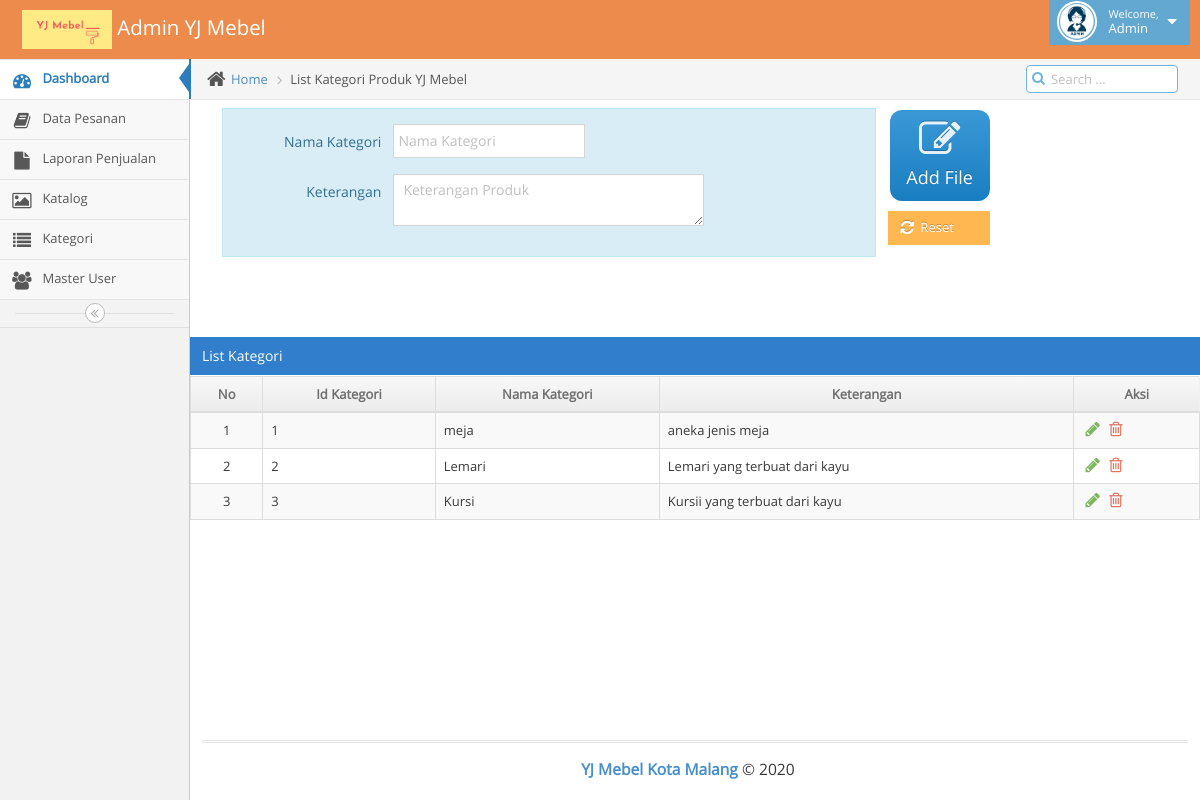
Page /h_admin/index.php?kategori on the committed database.
### tables this page shows
CREATE TABLE `kategori_produk` (
  `id_kategori` int(11) NOT NULL,
  `nama_kategori` varchar(50) NOT NULL,
  `keterangan` varchar(50) NOT NULL
);

### h_admin/kategori.php (the view, shortened to what this page needs)
<?php
include "../k.php";
		?>
			<div class="main-content">
				<div class="main-content-inner">
					<div class="breadcrumbs ace-save-state" id="breadcrumbs">
						<ul class="breadcrumb">
							<li>
								<i class="ace-icon fa fa-home home-icon"></i>
								<a href="index.php?dashboard">Home</a>
							</li>
							<li class="active">List Kategori Produk YJ Mebel</li>
						</ul>
						<div class="nav-search" id="nav-search">
							<form class="form-search">
								<span class="input-icon">
									<input type="text" placeholder="Search ..." class="nav-search-input" id="nav-search-input" autocomplete="off" />
									<i class="ace-icon fa fa-search nav-search-icon"></i>
								</span>
							</form>
						</div>
					</div>
					<div class="page-content">
							<div class="col-xs-12 col-md-10 col-sm-10">
								<div class="col-sm-10 alert alert-info" style="padding-bottom:0px;">
										<form name="form1" class="form-horizontal" role="form" action="" method="post" enctype="multipart/form-data">
											<div class="form-group">
											<div class="form-group">
												<label class="col-sm-3 control-label no-padding-right" for="form-field-1-1"> Nama Kategori </label>
												<div class="col-sm-6">
													<input type="text" name="nama_kategori" id="form-field-1-1" placeholder="Nama Kategori"  />
												</div>
												<div class="col-sm-4">
												</div>
											</div>
														<div class="form-group">
															<label class="col-sm-3 control-label no-padding-right" for="form-field-1-1"> Keterangan </label>
															<div class="col-sm-6">
															<textarea class="form-control" id="form-field-8" name="keterangan" placeholder="Keterangan Produk"></textarea>
														</div>
														</div>
														</div>
														</div>
							<div class="col-xs-4 col-md-2 col-sm-2">
								<button type="submit" name="kirim" style="margin-bottom:10px;" class="btn btn-app btn-primary">
									<i class="ace-icon fa fa-pencil-square-o bigger-230"></i>Add File
								</button><br>
								<button  type="reset" style="margin-bottom:10px;" href="index.php?berita_detail" role="button" class="btn btn-sm btn-warning" data-toggle="modal"><i class="ace-icon fa fa-refresh align-middle bigger-120"></i> Reset &nbsp; &nbsp; &nbsp;&nbsp;</button><br>
								</div>
						</div>
						</div>
						</div>
						<div class="row">
							<div class="col-xs-12">
								<div class="row">
									<div class="col-xs-12">
									</div>
								</div>
								<div class="row">
									<div class="col-xs-12">
									<div class="row">
									<div class="col-xs-12">
										<div class="clearfix">
										</div>
										<div class="table-header">
											List Kategori
										</div>
										<div style="overflow: auto;">
											<table id="dynamic-table" class="table table-striped table-bordered table-hover">
												<thead>
													<tr>
														<th style="text-align: center;">No</th>
														<th style="text-align: center;">Id Kategori</th>
														<th style="text-align: center;">Nama Kategori</th>
														<th style="text-align: center;">Keterangan</th>
														<th style="text-align: center;">Aksi</th>
													</tr>
												</thead>
												<tbody>
													<?php
													$query = "SELECT * FROM kategori_produk";
													$sql = mysqli_query($connect, $query);
													$no = 1;
													while ($data = mysqli_fetch_array($sql)) { ?>
													<tr>
														<td class="center"><?php echo $no; ?></td>
														<td><?php echo $data['id_kategori']; ?></td>
														<td><?php echo $data['nama_kategori']; ?></td>
														<td><?php echo substr($data['keterangan'], 0, 30); ?> </td>
														<td><?php if($data['id_kategori']!=null){ ?>
															<div class=" action-buttons">
																<a href="#modal-edit<?php echo $data['id_kategori']; ?>" role="button" class="green" data-toggle="modal"><i class="ace-icon fa fa-pencil bigger-130"></i></a>
																<a class="red" href="#modal-delete<?php echo $data['id_kategori']; ?>" role="button" data-toggle="modal"><i class="ace-icon fa fa-trash-o bigger-130"></i></a>
															</div>
															<?php } ?>
														</td>
													</tr>
													<?php $no++; } ?>
												</tbody>
											</table>
										</div>
									</div>
								</div>
							</div>
						</div>
					</div>
				</div>
			</div>
	</body>
</html>

### rows in the picture
kategori_produk: id_kategori "1", nama_kategori "meja", keterangan "aneka jenis meja"
kategori_produk: id_kategori "2", nama_kategori "Lemari", keterangan "Lemari yang terbuat dari kayu"
kategori_produk: id_kategori "3", nama_kategori "Kursi", keterangan "Kursii yang terbuat dari kayu"
